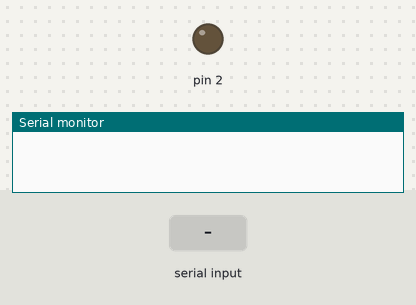
Recording of a sketch running on a simulated Arduino Uno, built with avr-gcc and run on an emulated ATmega328P. On the bench: output pins drawn as LEDs (lit = HIGH), the last lines printed to the serial monitor. The inputs (shaded band) are chosen by the test bench.

Above: at 1.2 s.
1.3 s: "1" received over Serial
At 2.5 s:
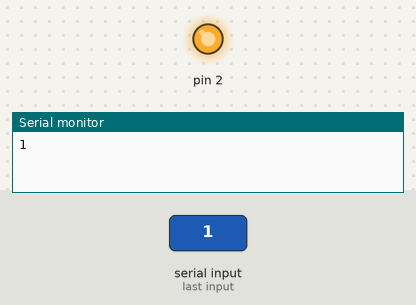
2.8 s: "0" received over Serial
At 3.7 s:
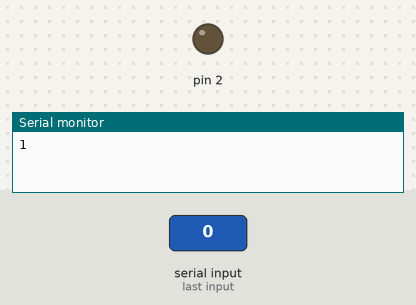
Timing chart, 0 to 5.8 s (numbered marks = the images above; inputs shaded):
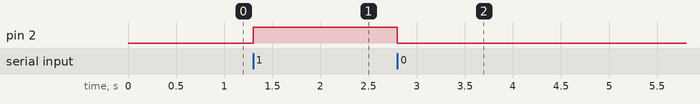

Measured:
- after the input at 1.3 s, pin 2: LOW → HIGH at once
- after the input at 2.8 s, pin 2: HIGH → LOW at once

The sketch:

lcdLightControl.ino
```cpp
void setup() {
  // put your setup code here, to run once:
  pinMode(2, OUTPUT);
  Serial.begin(9600);
}

void loop() {
  // put your main code here, to run repeatedly:
  char inStr = '\0';

  if (Serial.available())
  {
    inStr = Serial.read();
    //Serial.println(inStr);
  }

  if (inStr == '1')
  {
    Serial.println(inStr);
    digitalWrite(2, HIGH);
    delay(200);
  }
  else if (inStr == '0')
  {
    digitalWrite(2, LOW);
  }
}
```
